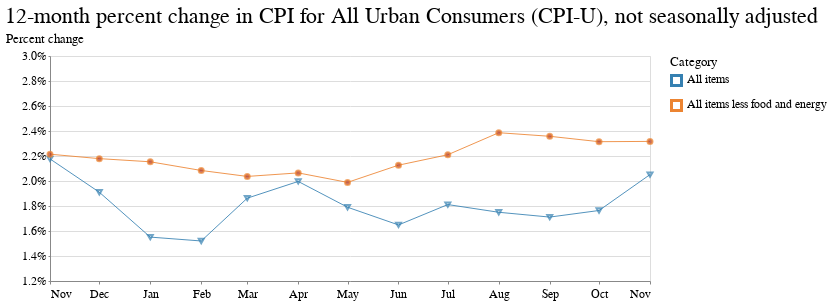

Notebook code for this chart:
### Code cell
base = alt.Chart(
    two_cats,
    title="12-month percent change in CPI for All Urban Consumers (CPI-U), not seasonally adjusted"
).encode(
    x=alt.X(
        "date:T",
        timeUnit="utcyearmonth",
        axis=alt.Axis(
            title=None,
            labelAngle=0,
            grid=False,
            format="%b"
        )
    ),
    y=alt.Y(
        "pct_change:Q",
        axis=alt.Axis(title="Percent change", format='%'),
        scale=alt.Scale(domain=[0.012, 0.03])
    ),
    color=alt.Color(
        "series_items_name:N",
        legend=alt.Legend(title="Category"),
        # scale=alt.Scale(range=["#336EFF", "#B03A2E",])
    )
)

line = base.mark_line(strokeWidth=0.85)
exes = base.transform_filter(alt.datum.series_items_name == 'All items').mark_point(shape="triangle-down", size=25)
points = base.transform_filter(alt.datum.series_items_name == 'All items less food and energy').mark_point(size=25, fill="#B03A2E")

(line + exes + points).properties(width=600, height=225)

### Figure 1 — Vega-Lite specification as saved in the notebook (floating-point values rounded to 4 significant figures)
{"config": {"view": {"width": 800, "height": 450}, "background": "#ffffff", "title": {"anchor": "start", "font": "Benton Gothic Bold, sans", "fontColor": "#000000", "fontSize": 22, "fontWeight": "normal"}, "arc": {"fill": "#82c6df"}, "area": {"fill": "#82c6df"}, "line": {"stroke": "#82c6df", "strokeWidth": 3}, "path": {"stroke": "#82c6df"}, "rect": {"fill": "#82c6df"}, "shape": {"stroke": "#82c6df"}, "bar": {"fill": "#82c6df"}, "point": {"stroke": "#82c6df"}, "symbol": {"fill": "#82c6df", "size": 30}, "axis": {"titleFont": "Benton Gothic Bold, sans", "titleFontSize": 13, "titleFontWeight": "normal", "labelFont": "Benton Gothic, sans", "labelFontSize": 11.5, "labelFontWeight": "normal"}, "axisX": {"labelAngle": 0, "labelPadding": 4, "tickSize": 3}, "axisY": {"labelBaseline": "middle", "maxExtent": 45, "minExtent": 45, "tickSize": 2, "titleAlign": "left", "titleAngle": 0, "titleX": -45, "titleY": -11}, "legend": {"titleFont": "Benton Gothic Bold, sans", "titleFontSize": 13, "titleFontWeight": "normal", "symbolType": "square", "labelFont": "Benton Gothic, sans", "labelFontSize": 11.5}, "range": {"category": ["#3580b1", "#ec8431", "#ab7fb4", "#c89d29", "#adc839", "#829eb1"], "diverging": ["#e68a4f", "#f4bb6a", "#f9e39c", "#dadfe2", "#a6b7c6", "#849eae"], "heatmap": ["#fbf2c7", "#f9e39c", "#f8d36e", "#f4bb6a", "#e68a4f", "#d15a40", "#ab4232"], "ordinal": ["#fbf2c7", "#f9e39c", "#f8d36e", "#f4bb6a", "#e68a4f", "#d15a40", "#ab4232"], "ramp": ["#fbf2c7", "#f9e39c", "#f8d36e", "#f4bb6a", "#e68a4f", "#d15a40", "#ab4232"]}}, "layer": [{"mark": {"type": "line", "strokeWidth": 0.85}, "encoding": {"color": {"type": "nominal", "field": "series_items_name", "legend": {"title": "Category"}}, "x": {"type": "temporal", "axis": {"format": "%b", "grid": false, "labelAngle": 0, "title": null}, "field": "date", "timeUnit": "utcyearmonth"}, "y": {"type": "quantitative", "axis": {"format": "%", "title": "Percent change"}, "field": "pct_change", "scale": {"domain": [0.012, 0.03]}}}, "title": "12-month percent change in CPI for All Urban Consumers (CPI-U), not seasonally adjusted"}, {"mark": {"type": "point", "shape": "triangle-down", "size": 25}, "encoding": {"color": {"type": "nominal", "field": "series_items_name", "legend": {"title": "Category"}}, "x": {"type": "temporal", "axis": {"format": "%b", "grid": false, "labelAngle": 0, "title": null}, "field": "date", "timeUnit": "utcyearmonth"}, "y": {"type": "quantitative", "axis": {"format": "%", "title": "Percent change"}, "field": "pct_change", "scale": {"domain": [0.012, 0.03]}}}, "title": "12-month percent change in CPI for All Urban Consumers (CPI-U), not seasonally adjusted", "transform": [{"filter": "(datum.series_items_name === 'All items')"}]}, {"mark": {"type": "point", "fill": "#B03A2E", "size": 25}, "encoding": {"color": {"type": "nominal", "field": "series_items_name", "legend": {"title": "Category"}}, "x": {"type": "temporal", "axis": {"format": "%b", "grid": false, "labelAngle": 0, "title": null}, "field": "date", "timeUnit": "utcyearmonth"}, "y": {"type": "quantitative", "axis": {"format": "%", "title": "Percent change"}, "field": "pct_change", "scale": {"domain": [0.012, 0.03]}}}, "title": "12-month percent change in CPI for All Urban Consumers (CPI-U), not seasonally adjusted", "transform": [{"filter": "(datum.series_items_name === 'All items less food and energy')"}]}], "data": {"name": "data-e693aea18a7281488a68c62107643574"}, "height": 225, "width": 600, "$schema": "https://vega.github.io/schema/vega-lite/v4.0.0.json", "datasets": {"data-e693aea18a7281488a68c62107643574": [{"year": 2018, "date": "2018-11-01", "value": 252.0, "series_id": "CUUR0000SA0", "series_title": "All items in U.S. city average, all urban consumers, not seasonally adjusted", "series_survey": "All urban consumers", "series_seasonally_adjusted": false, "series_periodicity_id": "R", "series_periodicity_code": "R", "series_periodicity_name": "Monthly", "series_area_id": "0000", "series_area_code": "0000", "series_area_name": "U.S. city average", "series_items_id": "SA0", "series_items_code": "SA0", "series_items_name": "All items", "period_id": "M11", "period_code": "M11", "period_abbreviation": "NOV", "period_name": "November", "period_month": 11, "period_type": "monthly", "pct_change": 0.02177}, {"year": 2018, "date": "2018-12-01", "value": 251.2, "series_id": "CUUR0000SA0", "series_title": "All items in U.S. city average, all urban consumers, not seasonally adjusted", "series_survey": "All urban consumers", "series_seasonally_adjusted": false, "series_periodicity_id": "R", "series_periodicity_code": "R", "series_periodicity_name": "Monthly", "series_area_id": "0000", "series_area_code": "0000", "series_area_name": "U.S. city average", "series_items_id": "SA0", "series_items_code": "SA0", "series_items_name": "All items", "period_id": "M12", "period_code": "M12", "period_abbreviation": "DEC", "period_name": "December", "period_month": 12, "period_type": "monthly", "pct_change": 0.0191}, {"year": 2019, "date": "2019-01-01", "value": 251.7, "series_id": "CUUR0000SA0", "series_title": "All items in U.S. city average, all urban consumers, not seasonally adjusted", "series_survey": "All urban consumers", "series_seasonally_adjusted": false, "series_periodicity_id": "R", "series_periodicity_code": "R", "series_periodicity_name": "Monthly", "series_area_id": "0000", "series_area_code": "0000", "series_area_name": "U.S. city average", "series_items_id": "SA0", "series_items_code": "SA0", "series_items_name": "All items", "period_id": "M01", "period_code": "M01", "period_abbreviation": "JAN", "period_name": "January", "period_month": 1, "period_type": "monthly", "pct_change": 0.01551}, {"year": 2019, "date": "2019-02-01", "value": 252.8, "series_id": "CUUR0000SA0", "series_title": "All items in U.S. city average, all urban consumers, not seasonally adjusted", "series_survey": "All urban consumers", "series_seasonally_adjusted": false, "series_periodicity_id": "R", "series_periodicity_code": "R", "series_periodicity_name": "Monthly", "series_area_id": "0000", "series_area_code": "0000", "series_area_name": "U.S. city average", "series_items_id": "SA0", "series_items_code": "SA0", "series_items_name": "All items", "period_id": "M02", "period_code": "M02", "period_abbreviation": "FEB", "period_name": "February", "period_month": 2, "period_type": "monthly", "pct_change": 0.0152}, {"year": 2019, "date": "2019-03-01", "value": 254.2, "series_id": "CUUR0000SA0", "series_title": "All items in U.S. city average, all urban consumers, not seasonally adjusted", "series_survey": "All urban consumers", "series_seasonally_adjusted": false, "series_periodicity_id": "R", "series_periodicity_code": "R", "series_periodicity_name": "Monthly", "series_area_id": "0000", "series_area_code": "0000", "series_area_name": "U.S. city average", "series_items_id": "SA0", "series_items_code": "SA0", "series_items_name": "All items", "period_id": "M03", "period_code": "M03", "period_abbreviation": "MAR", "period_name": "March", "period_month": 3, "period_type": "monthly", "pct_change": 0.01863}, {"year": 2019, "date": "2019-04-01", "value": 255.5, "series_id": "CUUR0000SA0", "series_title": "All items in U.S. city average, all urban consumers, not seasonally adjusted", "series_survey": "All urban consumers", "series_seasonally_adjusted": false, "series_periodicity_id": "R", "series_periodicity_code": "R", "series_periodicity_name": "Monthly", "series_area_id": "0000", "series_area_code": "0000", "series_area_name": "U.S. city average", "series_items_id": "SA0", "series_items_code": "SA0", "series_items_name": "All items", "period_id": "M04", "period_code": "M04", "period_abbreviation": "APR", "period_name": "April", "period_month": 4, "period_type": "monthly", "pct_change": 0.01996}, {"year": 2019, "date": "2019-05-01", "value": 256.1, "series_id": "CUUR0000SA0", "series_title": "All items in U.S. city average, all urban consumers, not seasonally adjusted", "series_survey": "All urban consumers", "series_seasonally_adjusted": false, "series_periodicity_id": "R", "series_periodicity_code": "R", "series_periodicity_name": "Monthly", "series_area_id": "0000", "series_area_code": "0000", "series_area_name": "U.S. city average", "series_items_id": "SA0", "series_items_code": "SA0", "series_items_name": "All items", "period_id": "M05", "period_code": "M05", "period_abbreviation": "MAY", "period_name": "May", "period_month": 5, "period_type": "monthly", "pct_change": 0.0179}, {"year": 2019, "date": "2019-06-01", "value": 256.1, "series_id": "CUUR0000SA0", "series_title": "All items in U.S. city average, all urban consumers, not seasonally adjusted", "series_survey": "All urban consumers", "series_seasonally_adjusted": false, "series_periodicity_id": "R", "series_periodicity_code": "R", "series_periodicity_name": "Monthly", "series_area_id": "0000", "series_area_code": "0000", "series_area_name": "U.S. city average", "series_items_id": "SA0", "series_items_code": "SA0", "series_items_name": "All items", "period_id": "M06", "period_code": "M06", "period_abbreviation": "JUN", "period_name": "June", "period_month": 6, "period_type": "monthly", "pct_change": 0.01648}, {"year": 2019, "date": "2019-07-01", "value": 256.6, "series_id": "CUUR0000SA0", "series_title": "All items in U.S. city average, all urban consumers, not seasonally adjusted", "series_survey": "All urban consumers", "series_seasonally_adjusted": false, "series_periodicity_id": "R", "series_periodicity_code": "R", "series_periodicity_name": "Monthly", "series_area_id": "0000", "series_area_code": "0000", "series_area_name": "U.S. city average", "series_items_id": "SA0", "series_items_code": "SA0", "series_items_name": "All items", "period_id": "M07", "period_code": "M07", "period_abbreviation": "JUL", "period_name": "July", "period_month": 7, "period_type": "monthly", "pct_change": 0.01811}, {"year": 2019, "date": "2019-08-01", "value": 256.6, "series_id": "CUUR0000SA0", "series_title": "All items in U.S. city average, all urban consumers, not seasonally adjusted", "series_survey": "All urban consumers", "series_seasonally_adjusted": false, "series_periodicity_id": "R", "series_periodicity_code": "R", "series_periodicity_name": "Monthly", "series_area_id": "0000", "series_area_code": "0000", "series_area_name": "U.S. city average", "series_items_id": "SA0", "series_items_code": "SA0", "series_items_name": "All items", "period_id": "M08", "period_code": "M08", "period_abbreviation": "AUG", "period_name": "August", "period_month": 8, "period_type": "monthly", "pct_change": 0.0175}, {"year": 2019, "date": "2019-09-01", "value": 256.8, "series_id": "CUUR0000SA0", "series_title": "All items in U.S. city average, all urban consumers, not seasonally adjusted", "series_survey": "All urban consumers", "series_seasonally_adjusted": false, "series_periodicity_id": "R", "series_periodicity_code": "R", "series_periodicity_name": "Monthly", "series_area_id": "0000", "series_area_code": "0000", "series_area_name": "U.S. city average", "series_items_id": "SA0", "series_items_code": "SA0", "series_items_name": "All items", "period_id": "M09", "period_code": "M09", "period_abbreviation": "SEP", "period_name": "September", "period_month": 9, "period_type": "monthly", "pct_change": 0.01711}, {"year": 2019, "date": "2019-10-01", "value": 257.3, "series_id": "CUUR0000SA0", "series_title": "All items in U.S. city average, all urban consumers, not seasonally adjusted", "series_survey": "All urban consumers", "series_seasonally_adjusted": false, "series_periodicity_id": "R", "series_periodicity_code": "R", "series_periodicity_name": "Monthly", "series_area_id": "0000", "series_area_code": "0000", "series_area_name": "U.S. city average", "series_items_id": "SA0", "series_items_code": "SA0", "series_items_name": "All items", "period_id": "M10", "period_code": "M10", "period_abbreviation": "OCT", "period_name": "October", "period_month": 10, "period_type": "monthly", "pct_change": 0.01764}, {"year": 2019, "date": "2019-11-01", "value": 257.2, "series_id": "CUUR0000SA0", "series_title": "All items in U.S. city average, all urban consumers, not seasonally adjusted", "series_survey": "All urban consumers", "series_seasonally_adjusted": false, "series_periodicity_id": "R", "series_periodicity_code": "R", "series_periodicity_name": "Monthly", "series_area_id": "0000", "series_area_code": "0000", "series_area_name": "U.S. city average", "series_items_id": "SA0", "series_items_code": "SA0", "series_items_name": "All items", "period_id": "M11", "period_code": "M11", "period_abbreviation": "NOV", "period_name": "November", "period_month": 11, "period_type": "monthly", "pct_change": 0.02051}, {"year": 2018, "date": "2018-11-01", "value": 259.1, "series_id": "CUUR0000SA0L1E", "series_title": "All items less food and energy in U.S. city average, all urban consumers, not seasonally adjusted", "series_survey": "All urban consumers", "series_seasonally_adjusted": false, "series_periodicity_id": "R", "series_periodicity_code": "R", "series_periodicity_name": "Monthly", "series_area_id": "0000", "series_area_code": "0000", "series_area_name": "U.S. city average", "series_items_id": "SA0L1E", "series_items_code": "SA0L1E", "series_items_name": "All items less food and energy", "period_id": "M11", "period_code": "M11", "period_abbreviation": "NOV", "period_name": "November", "period_month": 11, "period_type": "monthly", "pct_change": 0.02214}, {"year": 2018, "date": "2018-12-01", "value": 259.1, "series_id": "CUUR0000SA0L1E", "series_title": "All items less food and energy in U.S. city average, all urban consumers, not seasonally adjusted", "series_survey": "All urban consumers", "series_seasonally_adjusted": false, "series_periodicity_id": "R", "series_periodicity_code": "R", "series_periodicity_name": "Monthly", "series_area_id": "0000", "series_area_code": "0000", "series_area_name": "U.S. city average", "series_items_id": "SA0L1E", "series_items_code": "SA0L1E", "series_items_name": "All items less food and energy", "period_id": "M12", "period_code": "M12", "period_abbreviation": "DEC", "period_name": "December", "period_month": 12, "period_type": "monthly", "pct_change": 0.02179}, {"year": 2019, "date": "2019-01-01", "value": 260.1, "series_id": "CUUR0000SA0L1E", "series_title": "All items less food and energy in U.S. city average, all urban consumers, not seasonally adjusted", "series_survey": "All urban consumers", "series_seasonally_adjusted": false, "series_periodicity_id": "R", "series_periodicity_code": "R", "series_periodicity_name": "Monthly", "series_area_id": "0000", "series_area_code": "0000", "series_area_name": "U.S. city average", "series_items_id": "SA0L1E", "series_items_code": "SA0L1E", "series_items_name": "All items less food and energy", "period_id": "M01", "period_code": "M01", "period_abbreviation": "JAN", "period_name": "January", "period_month": 1, "period_type": "monthly", "pct_change": 0.02154}, {"year": 2019, "date": "2019-02-01", "value": 261.1, "series_id": "CUUR0000SA0L1E", "series_title": "All items less food and energy in U.S. city average, all urban consumers, not seasonally adjusted", "series_survey": "All urban consumers", "series_seasonally_adjusted": false, "series_periodicity_id": "R", "series_periodicity_code": "R", "series_periodicity_name": "Monthly", "series_area_id": "0000", "series_area_code": "0000", "series_area_name": "U.S. city average", "series_items_id": "SA0L1E", "series_items_code": "SA0L1E", "series_items_name": "All items less food and energy", "period_id": "M02", "period_code": "M02", "period_abbreviation": "FEB", "period_name": "February", "period_month": 2, "period_type": "monthly", "pct_change": 0.02084}, {"year": 2019, "date": "2019-03-01", "value": 261.8, "series_id": "CUUR0000SA0L1E", "series_title": "All items less food and energy in U.S. city average, all urban consumers, not seasonally adjusted", "series_survey": "All urban consumers", "series_seasonally_adjusted": false, "series_periodicity_id": "R", "series_periodicity_code": "R", "series_periodicity_name": "Monthly", "series_area_id": "0000", "series_area_code": "0000", "series_area_name": "U.S. city average", "series_items_id": "SA0L1E", "series_items_code": "SA0L1E", "series_items_name": "All items less food and energy", "period_id": "M03", "period_code": "M03", "period_abbreviation": "MAR", "period_name": "March", "period_month": 3, "period_type": "monthly", "pct_change": 0.02037}, {"year": 2019, "date": "2019-04-01", "value": 262.3, "series_id": "CUUR0000SA0L1E", "series_title": "All items less food and energy in U.S. city average, all urban consumers, not seasonally adjusted", "series_survey": "All urban consumers", "series_seasonally_adjusted": false, "series_periodicity_id": "R", "series_periodicity_code": "R", "series_periodicity_name": "Monthly", "series_area_id": "0000", "series_area_code": "0000", "series_area_name": "U.S. city average", "series_items_id": "SA0L1E", "series_items_code": "SA0L1E", "series_items_name": "All items less food and energy", "period_id": "M04", "period_code": "M04", "period_abbreviation": "APR", "period_name": "April", "period_month": 4, "period_type": "monthly", "pct_change": 0.02065}, {"year": 2019, "date": "2019-05-01", "value": 262.6, "series_id": "CUUR0000SA0L1E", "series_title": "All items less food and energy in U.S. city average, all urban consumers, not seasonally adjusted", "series_survey": "All urban consumers", "series_seasonally_adjusted": false, "series_periodicity_id": "R", "series_periodicity_code": "R", "series_periodicity_name": "Monthly", "series_area_id": "0000", "series_area_code": "0000", "series_area_name": "U.S. city average", "series_items_id": "SA0L1E", "series_items_code": "SA0L1E", "series_items_name": "All items less food and energy", "period_id": "M05", "period_code": "M05", "period_abbreviation": "MAY", "period_name": "May", "period_month": 5, "period_type": "monthly", "pct_change": 0.01989}, {"year": 2019, "date": "2019-06-01", "value": 263.2, "series_id": "CUUR0000SA0L1E", "series_title": "All items less food and energy in U.S. city average, all urban consumers, not seasonally adjusted", "series_survey": "All urban consumers", "series_seasonally_adjusted": false, "series_periodicity_id": "R", "series_periodicity_code": "R", "series_periodicity_name": "Monthly", "series_area_id": "0000", "series_area_code": "0000", "series_area_name": "U.S. city average", "series_items_id": "SA0L1E", "series_items_code": "SA0L1E", "series_items_name": "All items less food and energy", "period_id": "M06", "period_code": "M06", "period_abbreviation": "JUN", "period_name": "June", "period_month": 6, "period_type": "monthly", "pct_change": 0.02127}, {"year": 2019, "date": "2019-07-01", "value": 263.6, "series_id": "CUUR0000SA0L1E", "series_title": "All items less food and energy in U.S. city average, all urban consumers, not seasonally adjusted", "series_survey": "All urban consumers", "series_seasonally_adjusted": false, "series_periodicity_id": "R", "series_periodicity_code": "R", "series_periodicity_name": "Monthly", "series_area_id": "0000", "series_area_code": "0000", "series_area_name": "U.S. city average", "series_items_id": "SA0L1E", "series_items_code": "SA0L1E", "series_items_name": "All items less food and energy", "period_id": "M07", "period_code": "M07", "period_abbreviation": "JUL", "period_name": "July", "period_month": 7, "period_type": "monthly", "pct_change": 0.0221}, {"year": 2019, "date": "2019-08-01", "value": 264.2, "series_id": "CUUR0000SA0L1E", "series_title": "All items less food and energy in U.S. city average, all urban consumers, not seasonally adjusted", "series_survey": "All urban consumers", "series_seasonally_adjusted": false, "series_periodicity_id": "R", "series_periodicity_code": "R", "series_periodicity_name": "Monthly", "series_area_id": "0000", "series_area_code": "0000", "series_area_name": "U.S. city average", "series_items_id": "SA0L1E", "series_items_code": "SA0L1E", "series_items_name": "All items less food and energy", "period_id": "M08", "period_code": "M08", "period_abbreviation": "AUG", "period_name": "August", "period_month": 8, "period_type": "monthly", "pct_change": 0.02386}, {"year": 2019, "date": "2019-09-01", "value": 264.5, "series_id": "CUUR0000SA0L1E", "series_title": "All items less food and energy in U.S. city average, all urban consumers, not seasonally adjusted", "series_survey": "All urban consumers", "series_seasonally_adjusted": false, "series_periodicity_id": "R", "series_periodicity_code": "R", "series_periodicity_name": "Monthly", "series_area_id": "0000", "series_area_code": "0000", "series_area_name": "U.S. city average", "series_items_id": "SA0L1E", "series_items_code": "SA0L1E", "series_items_name": "All items less food and energy", "period_id": "M09", "period_code": "M09", "period_abbreviation": "SEP", "period_name": "September", "period_month": 9, "period_type": "monthly", "pct_change": 0.02358}, {"year": 2019, "date": "2019-10-01", "value": 265.1, "series_id": "CUUR0000SA0L1E", "series_title": "All items less food and energy in U.S. city average, all urban consumers, not seasonally adjusted", "series_survey": "All urban consumers", "series_seasonally_adjusted": false, "series_periodicity_id": "R", "series_periodicity_code": "R", "series_periodicity_name": "Monthly", "series_area_id": "0000", "series_area_code": "0000", "series_area_name": "U.S. city average", "series_items_id": "SA0L1E", "series_items_code": "SA0L1E", "series_items_name": "All items less food and energy", "period_id": "M10", "period_code": "M10", "period_abbreviation": "OCT", "period_name": "October", "period_month": 10, "period_type": "monthly", "pct_change": 0.02314}, {"year": 2019, "date": "2019-11-01", "value": 265.1, "series_id": "CUUR0000SA0L1E", "series_title": "All items less food and energy in U.S. city average, all urban consumers, not seasonally adjusted", "series_survey": "All urban consumers", "series_seasonally_adjusted": false, "series_periodicity_id": "R", "series_periodicity_code": "R", "series_periodicity_name": "Monthly", "series_area_id": "0000", "series_area_code": "0000", "series_area_name": "U.S. city average", "series_items_id": "SA0L1E", "series_items_code": "SA0L1E", "series_items_name": "All items less food and energy", "period_id": "M11", "period_code": "M11", "period_abbreviation": "NOV", "period_name": "November", "period_month": 11, "period_type": "monthly", "pct_change": 0.02317}]}}
